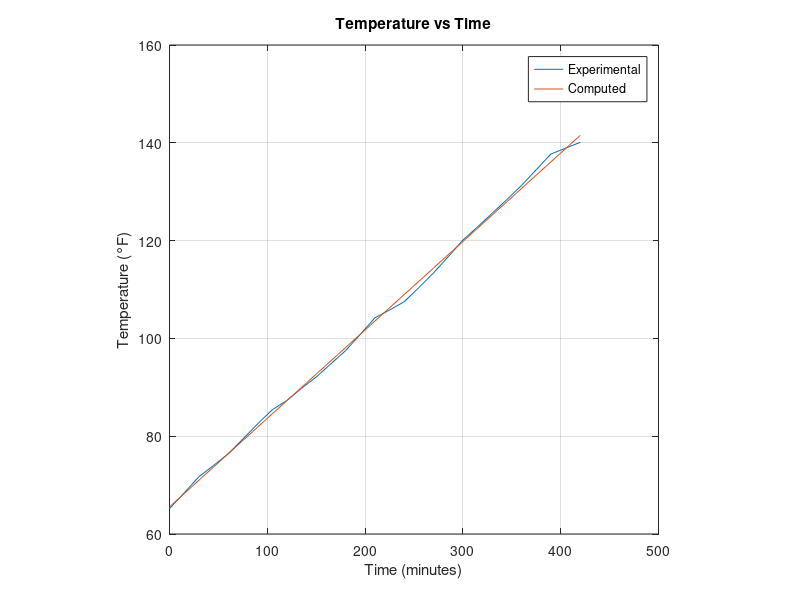

The MATLAB script that drew this image: (Note: this script raises an error after producing the figure.)
%**************************************************************************
%MATLAB DEMO USING A TWO-DIMENSIONAL MATRIX AND PLOTTING
%   
%PROGRAM DESCRIPTION:
%This program will load time and temperature data into a two-dimensional
%matrix.  It will compute the summations of time, temperature, time squared,
%and time*temperature values.  The program will compute the slope and
%y-intercept of a linear equation and plot the experimental data and the
%computed linear data to a graph.  The results are printed to the Command
%Window and an time-temperature plot is generated.
%
%DESCRIPTION VARIABLES:
%NAME        | TYPE   | DESCRIPTION
%--------------------------------------------------------------------------
%experi       | double | two-dimensional matrix of time and temperature data
%sumtime     | double | summation of all time values
%sumtemp     | double | summation of all temperatute values
%sumtimesq   | double | summation of all time squared values
%sumtimetemp | double | summation of all time*temperature values
%slope       | double | computed slope
%yint        | double | computed y-intercept
%computed    | double | one-dimensional matrix using the linear equation
%lin_eq      | char   | one-dimensional matrix of character data
%nrows       | double | number of rows in the matrix
%timesq      | double | computed time squared values
%timetemp    | double | computed time x temperature values
%merged      | double | all matrices merged for printing
%**************************************************************************

%Clear Command Window, clear memory, and close plots
clc
clear
close all

%Load input file
experi = load('experimental_data.txt');

%Size matrix
[nrows,~] = size(experi);

%Compute time^2 and time*temperature
timesq = experi(:,1).^2;
timetemp = experi(:,1).*experi(:,2);

%Compute summations
sumtime = sum(experi(:,1));
sumtemp = sum(experi(:,2));
sumtimesq = sum(timesq);
sumtimetemp = sum(timetemp);

%Compute slope and y-intercept
slope = (sumtime*sumtemp - nrows*sumtimetemp)/(sumtime^2 - nrows*sumtimesq);
yint = (sumtemp-slope*sumtime)/nrows;

%Compute linear data for printing and graphing
computed = slope*experi(:,1)+yint;

%Merge all matrices for printing
merged = [experi,timesq,timetemp,computed];

%Store linear equation as character string for printing
lin_eq = ['y=',num2str(slope),'*time+',num2str(yint)];

%Print headings to the Command Window
disp('*****************************************************');
disp('             LINEAR REGRESSION ANALYSIS');
disp(' ');
disp(' Time   Temperature   Time^2   Time x Temp   Computed');

%Print results to Command Window
fprintf('%5.1f      %5.1f    %8.1f      %7.1f      %5.1f\n',merged');
fprintf('\n               ');
disp(lin_eq);
disp('*****************************************************');
disp(' ');

%Plot time, temperature, and computed values
plot(experi(:,1),experi(:,2),experi(:,1),computed),...
    title('Temperature vs Time'),xlabel('Time (minutes)'),...
    ylabel('Temperature (°F)'),axis square,grid on,...
    legend('Experimental','Computed'),gtext(lin_eq)

%**************************************************************************
